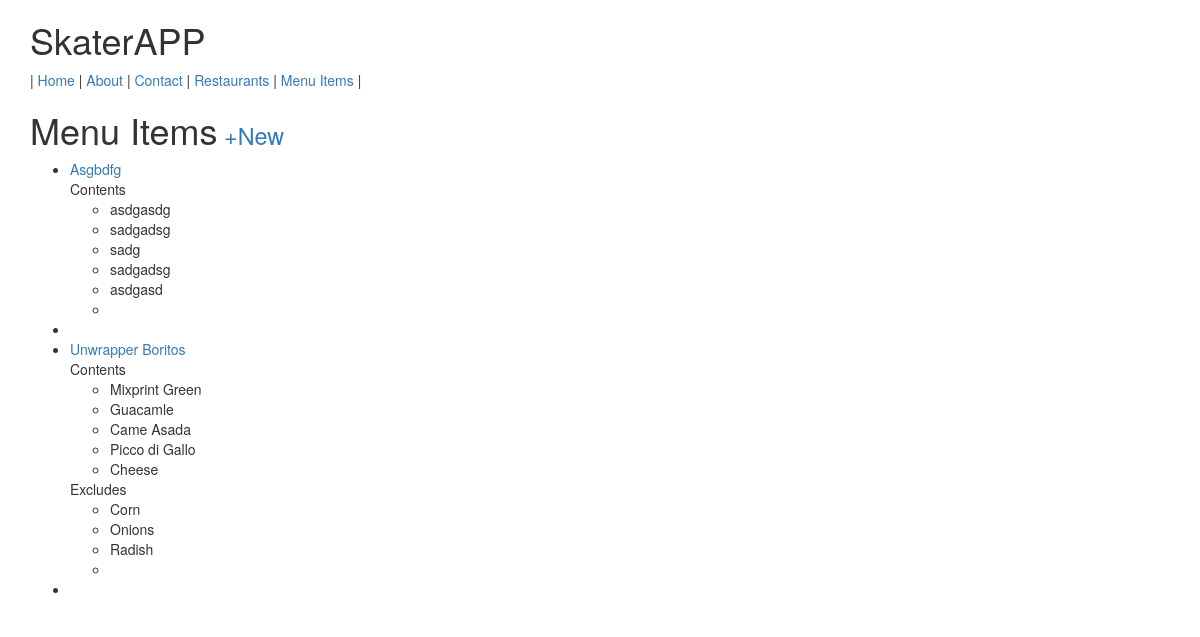
The app's page /items/ (signed in) with its own data.
### menus/models.py (models this page shows, shortened)
class Item(models.Model):
    user            = models.ForeignKey(settings.AUTH_USER_MODEL)
    restaurant      = models.ForeignKey(RestaurantLocation)
    name            = models.CharField(max_length=120)
    contents        = models.TextField(blank=True, null=True, help_text='Separate each item by comma')
    excludes        = models.TextField(blank=True, null=True, help_text='Separated each item by comma')
    public          = models.BooleanField(default=True)
    timestamp       = models.DateTimeField(auto_now_add=True)
    updated         = models.DateTimeField(auto_now=True)
    def get_absolute_url(self):
        return reverse('menus:detail', kwargs={'pk':self.pk})
    class Meta:
        ordering = ['-updated', '-timestamp']
    def get_contents(self):
        return self.contents.split(",")
    def get_excludes(self):
        return self.excludes.split(",")

### menus/views.py (the view)
class ItemListView(ListView):
    def get_queryset(self):
        return Item.objects.filter(user=self.request.user)

### menus/templates/menus/item_list.html (shortened to what this page needs)
{% extends 'base.html' %}
{%  block content %}
    <h1>Menu Items<small><a href="{% url 'menus:create' %}"> +New</a> </small></h1>
    <ul>
        {% for obj in object_list %}
            <li><a href="{{ obj.get_absolute_url }}">{{ obj.name }}</a><br/>
                {% if obj.contents %}
                Contents
                <ul>
                    {% for item in obj.get_contents %}
                        <li>{{ item }}</li>
                    {% endfor %}
                </ul>
                {% endif %}
                {% if obj.excludes %}
                Excludes
                <ul>
                    {% for item in obj.get_excludes %}
                        <li>{{ item }}</li>
                    {% endfor %}
                </ul>
                {% endif %}
            </li>
            <li>
            {% empty %}
            <a href="{% url 'menus:create' %}"> Add Menu Item</a>
            </li>
        {% endfor %}
    </ul>
{% endblock content %}

### records on screen
Item: name "Asgbdfg", get_contents "asdgasdg" "sadgadsg" "sadg" "sadgadsg" "asdgasd"
Item: name "Unwrapper Boritos", get_contents "Mixprint Green" "Guacamle" "Came Asada" "Picco di Gallo" "Cheese", get_excludes "Corn" "Onions" "Radish"
